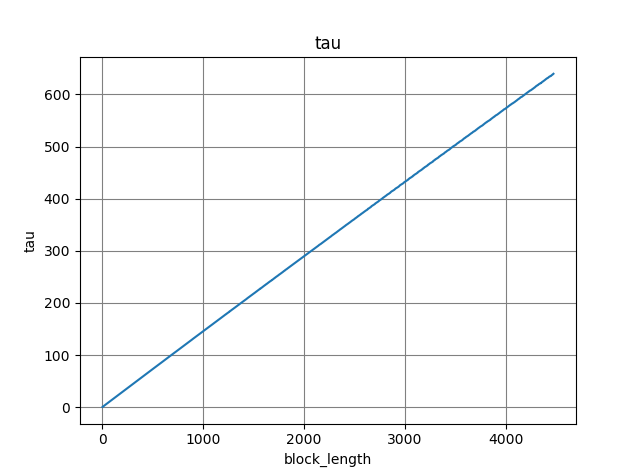

Here is the Python script that generated this plot:
import math
import numpy
import numpy
import pylab
import math
import scipy.stats
import matplotlib.pyplot as plt

mag, abs_mag, bc = pylab.loadtxt("C://cygwin64//metnum//ciao.txt", unpack =True)

i = 1
varb = []
n = []

#riscrivo le bc in termini della delta aperiodica
bc = (-1*bc + 1)/2

totsum = bc.sum()

#blocking 
while i < numpy.sqrt(len(bc)): #scorro sui posssibli divisori del numero di eventi
	#creo array i cui elementi sono le medie dei blocchetti desiderati
	n.append(i) #salvo la dimensione dei blocchi
	block = []
	avg = totsum
	for cnt in range(len(bc) - (len(bc)//i) * i):
		avg -= bc[(len(bc)//i) * i + cnt] #tolgo gli elementi in eccesso ,che comunque non vengono passati dal for successivo...
	avg = avg / (i* (len(bc)//i) ) #true avg	
	for j in range(len(bc)//i): #scelgo il blocco
		temp_sum = 0
		for k in range(i): #mi muovo nel blocco e metto le somme ina una variabile temporanea
			temp_sum +=  bc[j*i+k] 
		temp_sum = temp_sum/i #medio la somma
		block.append(temp_sum)			
	#calcolo varianza nelle nuove variabili 
	varb.append(((numpy.array(block)-avg)**2).sum()/(len(block)-1))
	i += 1

#print utili per vedere se funziona

print ("varb = ", varb)
print ("n = ", n)

#creo variabili utili per computo tau

var = varb[0] 

print("var_single = ", var)

#creo la 2*tau con la formula 2tau=sigma_b^2/sigma_O_i^2 * len(block)

varb = numpy.array(varb)
#n = numpy.array(n)

tau = 0.5 * varb * n / var


print ("tau = ", tau)

pylab.title('tau')
pylab.xlabel('block_length')
pylab.ylabel('tau')
pylab.grid(color = "gray")
plt.plot(n, tau)
plt.show()
